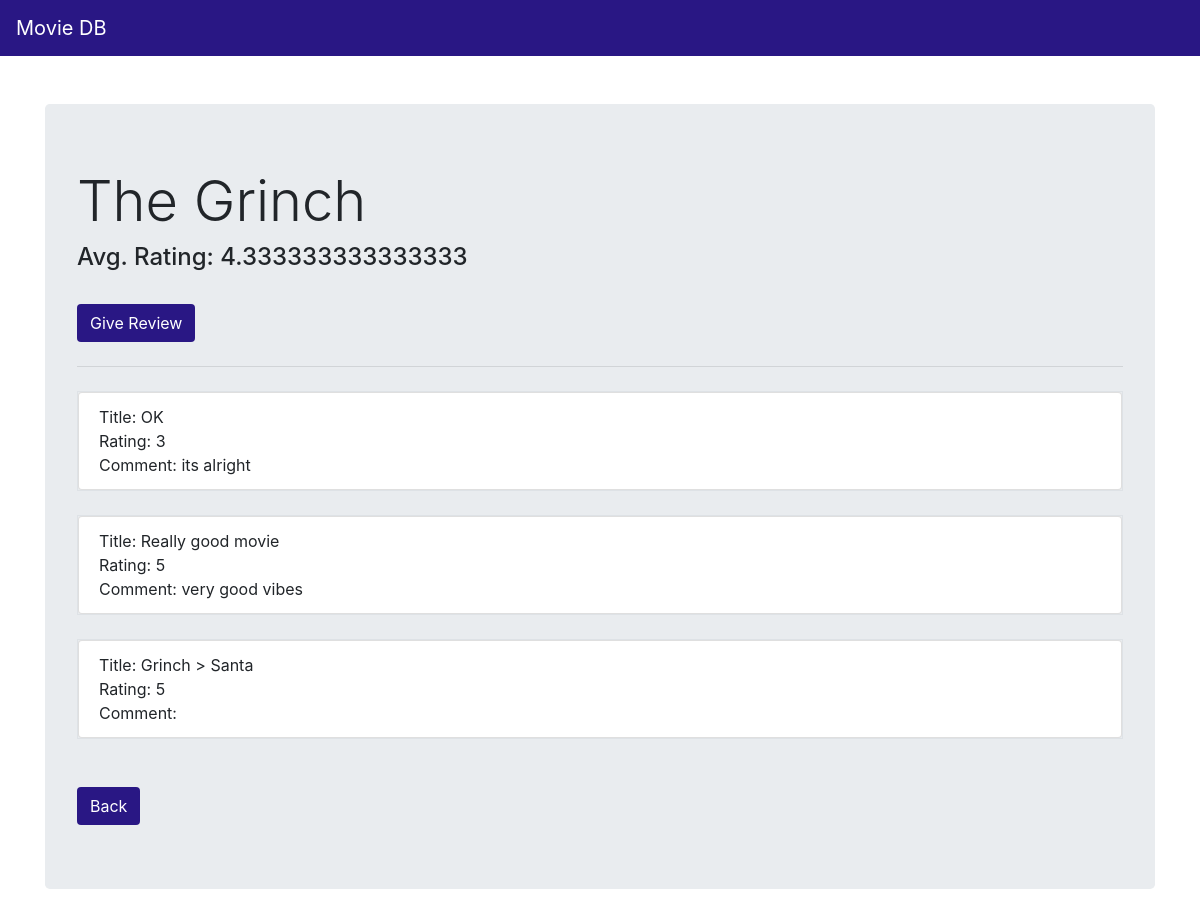
Screenshot of /movie/The Grinch/review with the database file from the repository.
### tables this page shows
CREATE TABLE REVIEW (
  review_ID integer primary key autoincrement,
  title varchar[60] not null,
  mtitle varchar[100] not null,
  comment text,
  rating int,
  username varchar[30] not null,
  constraint REVIEWMOVIE foreign key(mtitle) references MOVIE(title) on delete cascade on update cascade
);

### p3.py (the view)
@app.route('/movie/<title>/review')
def review(title):
    db = get_db()
    cur = db.execute('select title, comment, rating from REVIEW where mtitle=?;',[title])
    reviews = cur.fetchall()
    cur = db.execute('select avg(rating) as avg from REVIEW where mtitle=?;',[title])
    rating = cur.fetchone()
    return render_template('review.html', reviews=reviews, avg=rating, title=title)

### p3.py (called while the page is built)
def connect_db():
    rv = sqlite3.connect(app.config['DATABASE'])
    rv.row_factory = sqlite3.Row
    return rv

def get_db():
    if not hasattr(g, 'sqlite_db'):
        g.sqlite_db = connect_db()
    return g.sqlite_db

### templates/review.html
{% extends "navbar.html" %}
{% block body %}
<div class="container">
  <div class="jumbotron">
    <h1 class="display-4">{{ title }}</h1>
    <h4>Avg. Rating: {{ avg.avg }}</h4>
    <br>
    <a href="{{ url_for('give_review', title=title) }}" class="btn" role="button" aria-pressed="true"
      style="background-color: #291784; color: #FFFFFF;">Give Review</a>
    <hr class="my-4">
    <ul class="list-group">
      {% for review in reviews %}
      <span class="border">
        <li class="list-group-item">Title: {{ review.title }}<br>Rating: {{ review.rating }}<br>Comment: {{ review.comment }}</li>
      </span>
      <br>
      {% endfor %}
    </ul>
    <br>
    <a href="{{ url_for('movie', title=title) }}" class="btn" role="button" aria-pressed="true"
      style="background-color: #291784; color: #FFFFFF;">Back</a>
  </div>
</div>
{% endblock %}

### rows the page displays
REVIEW: title "OK", rating "3", comment "its alright"
REVIEW: title "Really good movie", rating "5", comment "very good vibes"
REVIEW: title "Grinch > Santa", rating "5"

### other values shown
{{ title }} "The Grinch"
{{ avg.avg }} "4.333333333333333"
